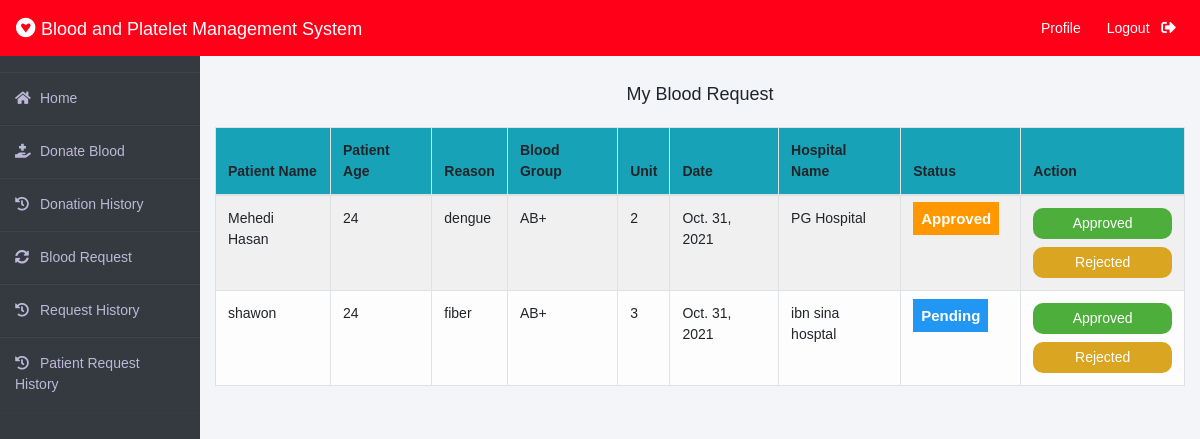
/donor/patient-request-history/0/ (signed in), run on an earlier commit of the app's database.
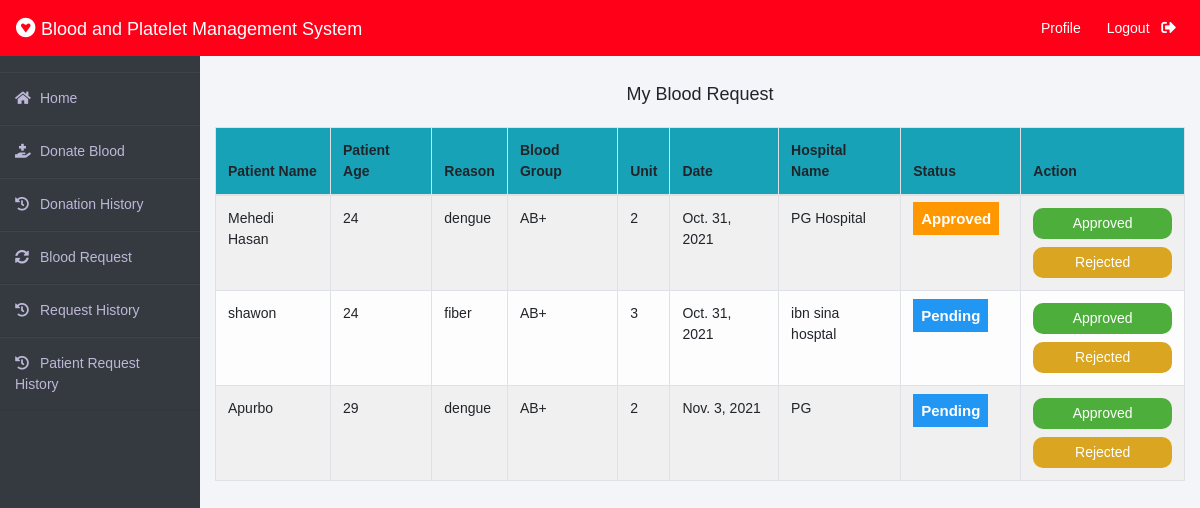
And on a later commit of the database.
### blood/models.py (models this page shows, shortened)
class BloodRequest(models.Model):
    request_by_patient = models.ForeignKey(pmodels.Patient, null=True, on_delete=models.CASCADE)
    request_by_donor = models.ForeignKey(dmodels.Donor, null=True, on_delete=models.CASCADE)
    patient_name = models.CharField(max_length=30)
    patient_age = models.PositiveIntegerField()
    reason = models.CharField(max_length=500)
    bloodgroup = models.CharField(max_length=10)
    unit = models.PositiveIntegerField(default=0)
    status = models.CharField(max_length=20, default="Pending")
    hospital_name = models.CharField(max_length=50, default=None)
    date = models.DateField(auto_now=True)

### donor/views.py (the view, shortened to what this page needs)
# urls.py: path('patient-request-history/<int:id>/', views.patient_requested, name='patient-request-history'),
def patient_requested(request, id):
    x = bmodels.BloodRequest.objects.all()
    current_user = get_user(request)
    donor = models.Donor.objects.get(user_id=current_user)
    arr = []
    for i in x:
        if donor.bloodgroup == i.bloodgroup:
            print(i.id)
            arr.append(i)
    return render(request, "donor/patient_requested.html", {"details":arr})

### templates/donor/patient_requested.html (shortened to what this page needs)
{% extends 'donor/donorbase.html' %}
{% block content %}
    {% load widget_tweaks %}
    {%load static%}
    <br><br>
    <div class="container">
        <H4 class="text-center">My Blood Request</H4><br>
        <table class="table table-light table-hover table-bordered table-striped">
            <thead class="bg-info">
                <tr>
                    <th scope="col">Patient Name</th>
                    <th scope="col">Patient Age</th>
                    <th scope="col">Reason</th>
                    <th scope="col">Blood Group</th>
                    <th scope="col">Unit</th>
                    <th scope="col">Date</th>
                    <th scope="col">Hospital Name</th>
                    <th scope="col">Status</th>
                    <th scope="col">Action</th>
                </tr>
            </thead>
            <tbody>
                {% for t in details %}
                <tr>
                    <td> {{t.patient_name}}</td>
                    <td>{{t.patient_age}}</td>
                    <td>{{t.reason}}</td>
                    <td>{{t.bloodgroup}}</td>
                    <td>{{t.unit}}</td>
                    <td>{{t.date}}</td>
                    <td>{{t.hospital_name}}</td>
                    {% if t.status == 'Approved' %}
                    <td><span class="label warning"> Approved</span></td>
                    {% elif t.status == 'Rejected' %}
                    <td><span class="label success">Rejected</span></td>
                    {% else %}
                    <td><span style="color: white;margin-left: 0px;" class="label info">Pending</span></td>
                    {% endif %}
                    <td>
                        <form action="{% url 'patient-request-history' t.id %}" method="POST" class="d-inline">
                            <input type="submit" name="approved" class="btn_b1" value="Approved">
                            <input type="submit" name="rejected" class="btn_b2" value="Rejected">
                        </form>
                    </td>
                </tr>
                {% endfor %}
            </tbody>
        </table>
    </div>
{% endblock content %}

What changed in the data, as far as the page shows it:
added BloodRequest: patient_name "Apurbo", patient_age "29", reason "dengue", bloodgroup "AB+", unit "2", date "Nov. 3, 2021", hospital_name "PG", status "Pending"
